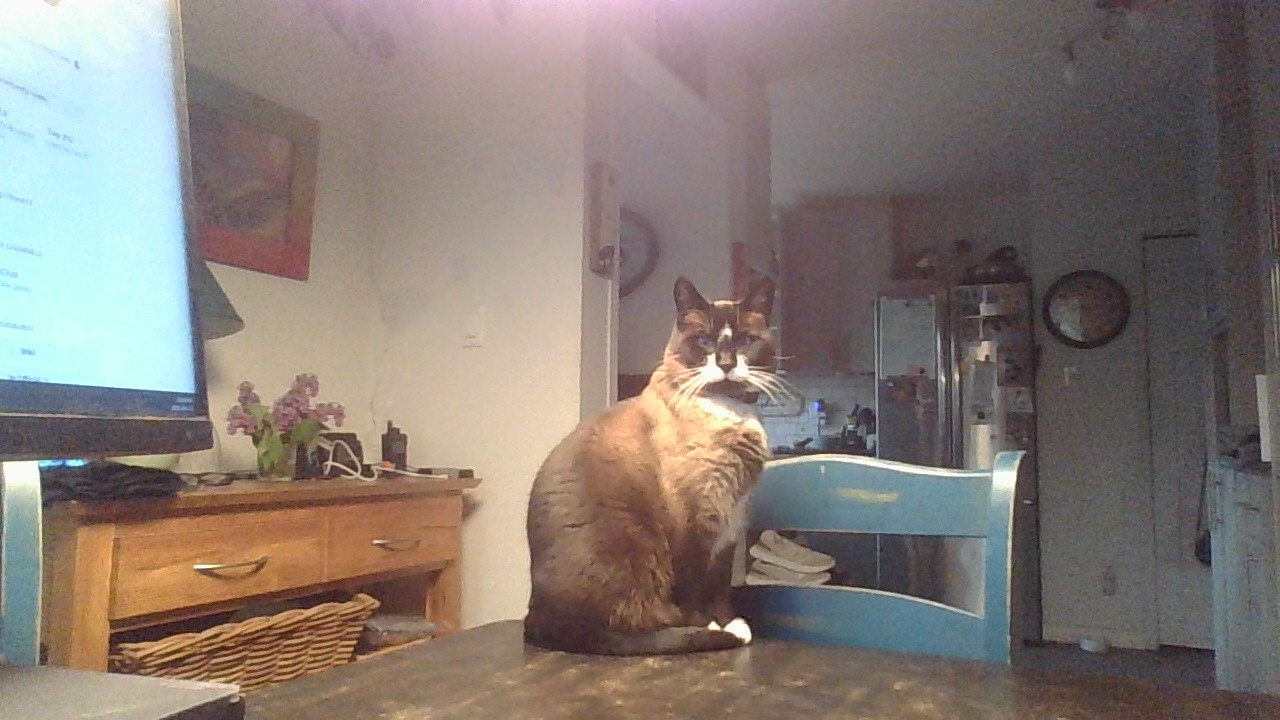
#> input picture demoFiles/cat.jpg, 1280 x 720 px, found by its file name
$ python Gradient.py
#> lines starting #> are read from the running program, lines starting #| are printed output that depends on the picture
import cv2 as cv
import os
import numpy as np
import matplotlib.pyplot as plt

def gradient():
    root = os.getcwd()
    imgPath = os.path.join(root, 'demoFiles\\cat.jpg')
    img = cv.imread(imgPath, cv.IMREAD_GRAYSCALE)
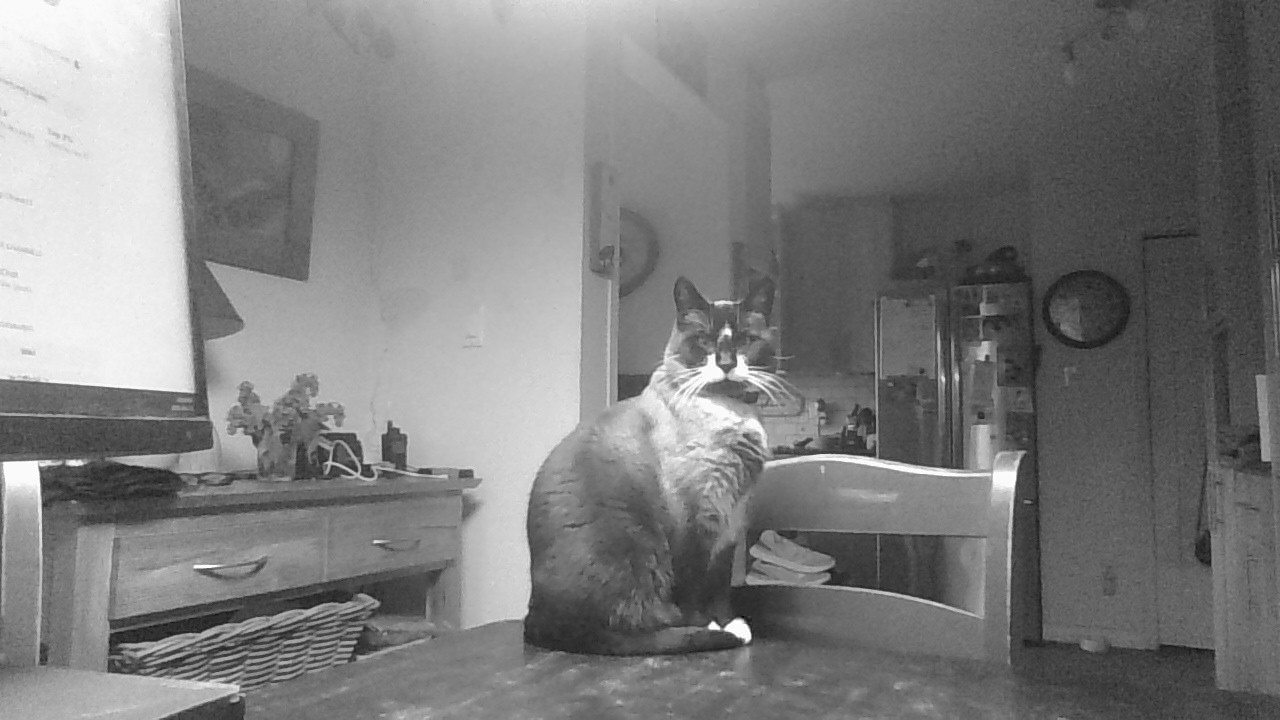
#> img: shape (720, 1280); min 0, max 255, mean 125.4


    plt.figure()
    plt.subplot(221)
    plt.imshow(img, cmap='gray')

    laplacian = cv.Laplacian(img, cv.CV_64F, ksize=21)
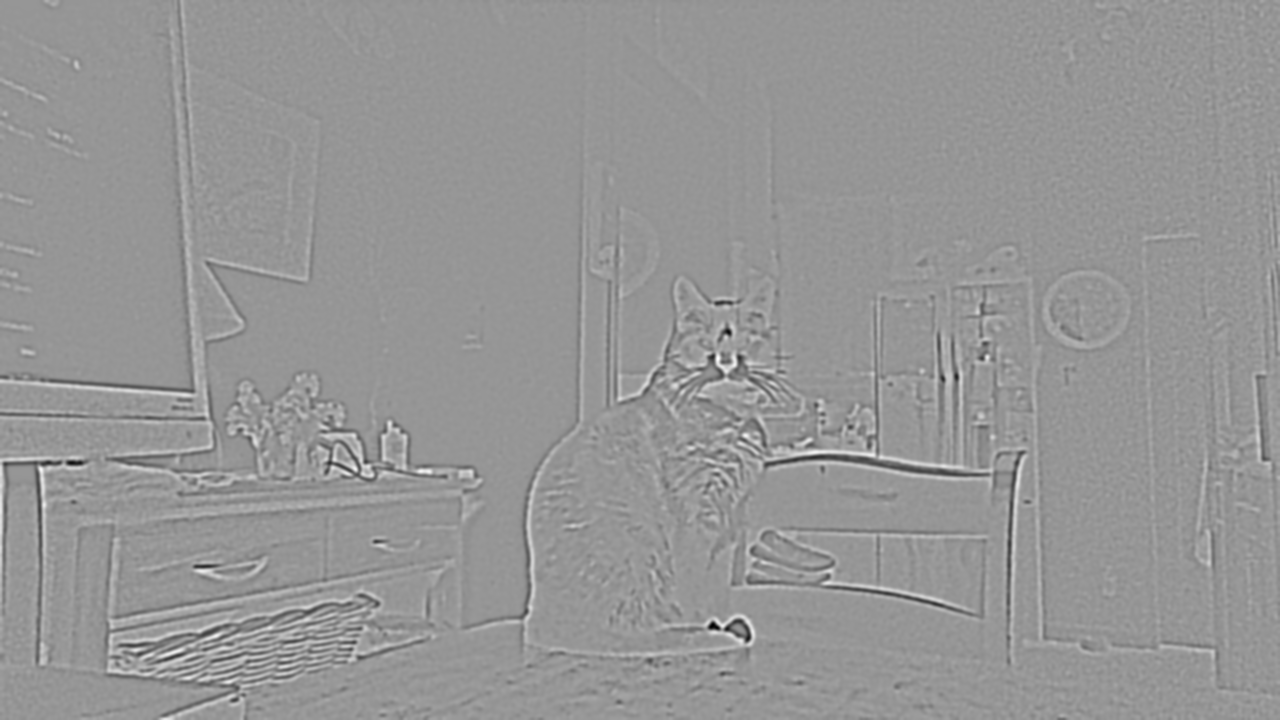
#> laplacian: shape (720, 1280) float64; min -4.75e+12, max 3.32e+12, mean 142355697.8; drawn with min black and max white
    plt.subplot(222)
    plt.imshow(laplacian, cmap='gray')

    # Not sure about this, look into
    kx,ky = cv.getDerivKernels(1,0,3)
    print(ky@kx.T)

    sobelX = cv.Sobel(img, cv.CV_64F, 1, 0, ksize=21)
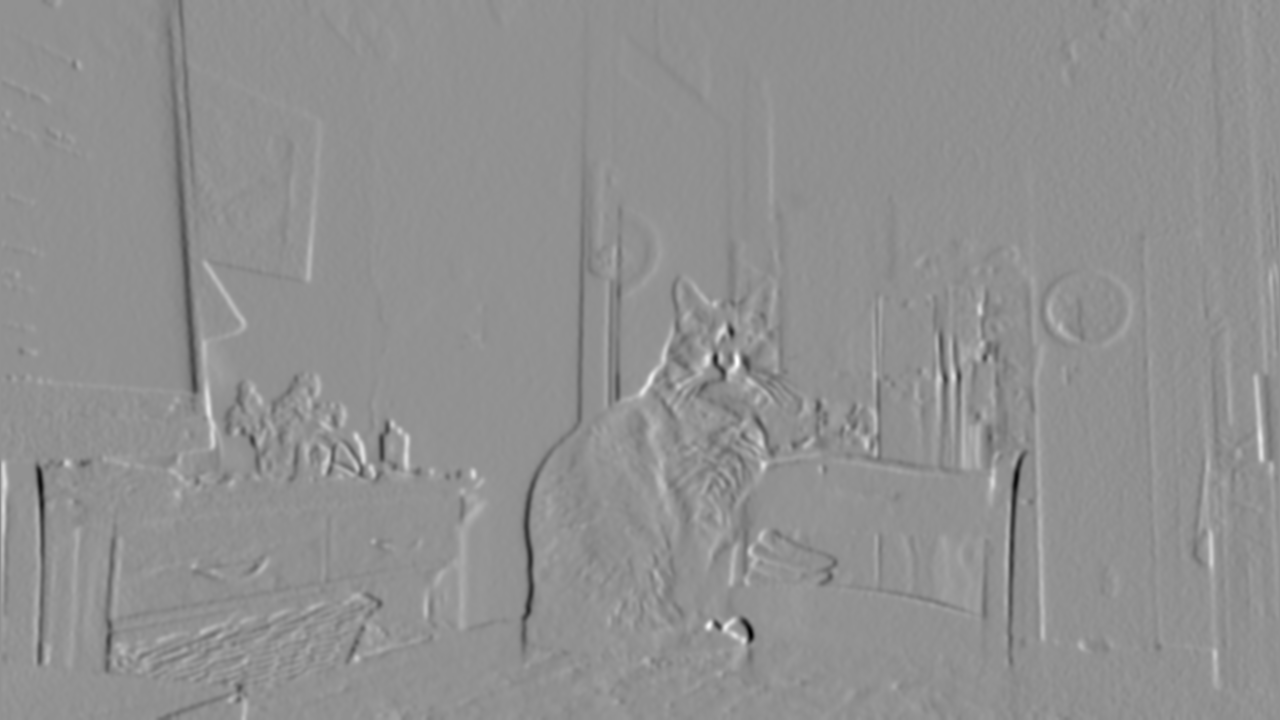
#> sobelX: shape (720, 1280) float64; min -1.86e+13, max 1.41e+13, mean -3.98e+10; drawn with min black and max white
    plt.subplot(223)
    plt.imshow(sobelX, cmap='gray')

    kx,ky = cv.getDerivKernels(0,1,3)
    print(ky@kx.T)

    sobelY = cv.Sobel(img, cv.CV_64F, 0, 1, ksize=21)
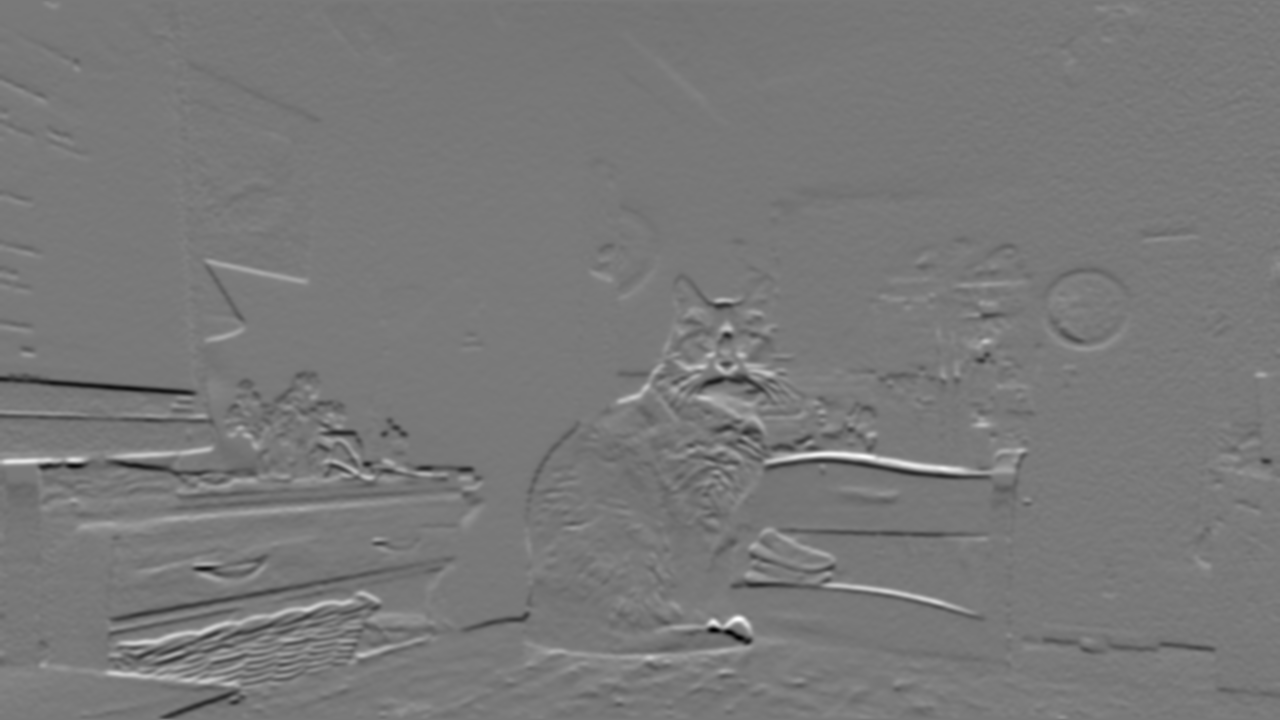
#> sobelY: shape (720, 1280) float64; min -1.59e+13, max 1.76e+13, mean -3.46e+10; drawn with min black and max white
    plt.subplot(224)
    plt.imshow(sobelY, cmap='gray')

    plt.show()


if __name__ == '__main__':
    gradient()

$ run again, with demoFiles/lion.jpg copied over demoFiles/cat.jpg
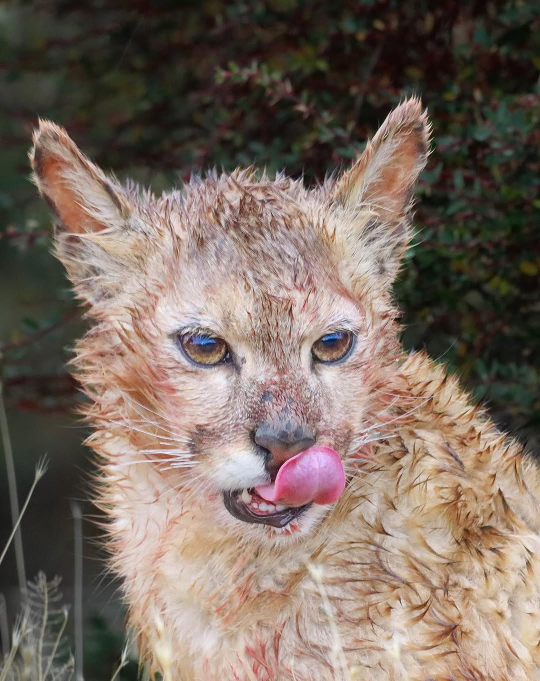
#> input picture demoFiles/lion.jpg, 1080 x 1361 px, found by its file name (shown at 1/2 size)
#> in gradient, `img = cv.imread(imgPath, cv.IMREAD_GRAYSCALE)`:
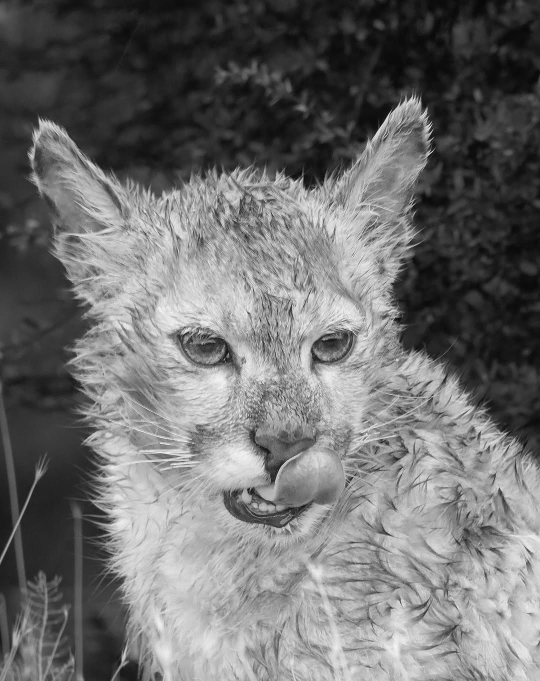
#> img: shape (1361, 1080) (shown at 1/2 size); min 0, max 255, mean 110.6
#> in gradient, `sobelY = cv.Sobel(img, cv.CV_64F, 0, 1, ksize=21)`:
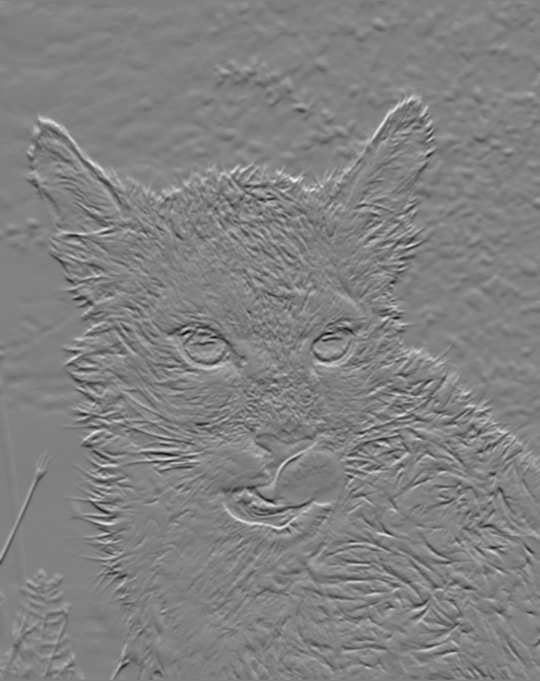
#> sobelY: shape (1361, 1080) float64 (shown at 1/2 size); min -1.29e+13, max 1.26e+13, mean 4.8e+10; drawn with min black and max white

$ run again, with demoFiles/Harris.png saved as demoFiles/cat.jpg
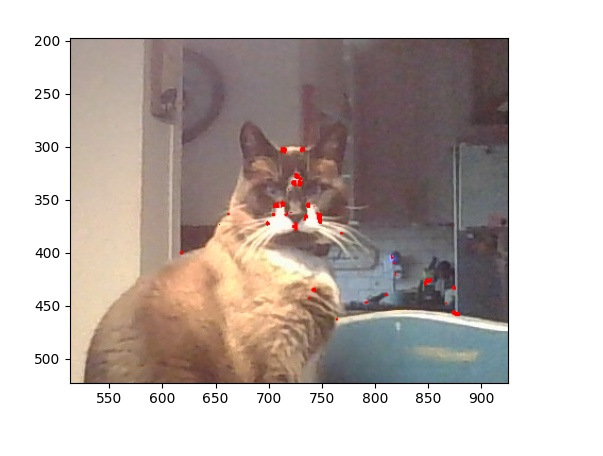
#> input picture demoFiles/Harris.png, 603 x 456 px, found by its file name
#> in gradient, `sobelX = cv.Sobel(img, cv.CV_64F, 1, 0, ksize=21)`:
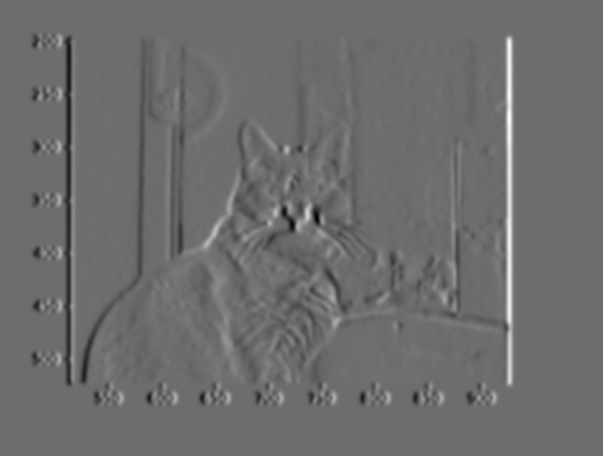
#> sobelX: shape (456, 603) float64; min -1.56e+13, max 2.07e+13, mean 0; drawn with min black and max white
#> in gradient, `sobelY = cv.Sobel(img, cv.CV_64F, 0, 1, ksize=21)`:
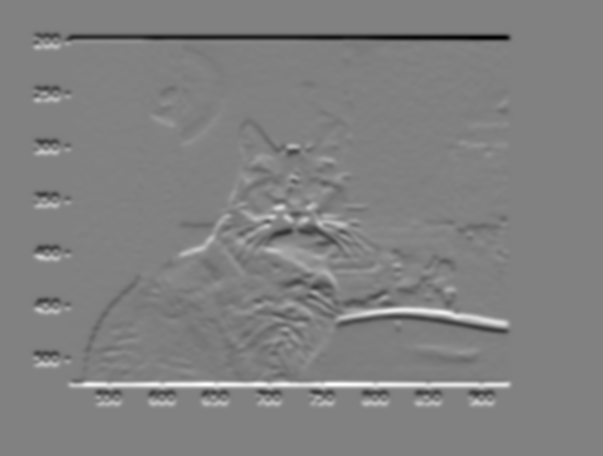
#> sobelY: shape (456, 603) float64; min -1.93e+13, max 1.88e+13, mean 0; drawn with min black and max white

$ run again, with demoFiles/Hough.png saved as demoFiles/cat.jpg
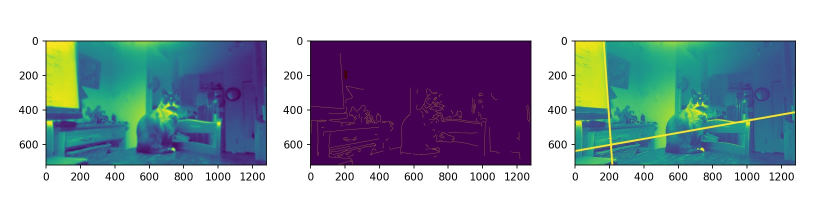
#> input picture demoFiles/Hough.png, 1632 x 412 px, found by its file name (shown at 1/2 size)
#> in gradient, `img = cv.imread(imgPath, cv.IMREAD_GRAYSCALE)`:
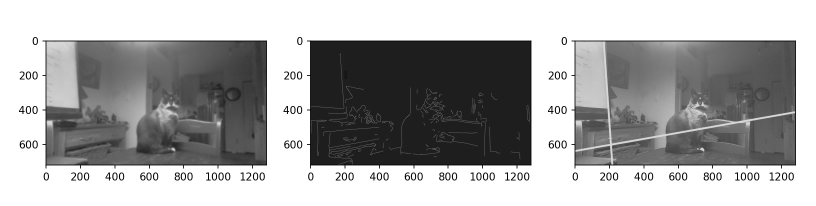
#> img: shape (412, 1632) (shown at 1/2 size); min 0, max 255, mean 167.1
#> in gradient, `sobelY = cv.Sobel(img, cv.CV_64F, 0, 1, ksize=21)`:
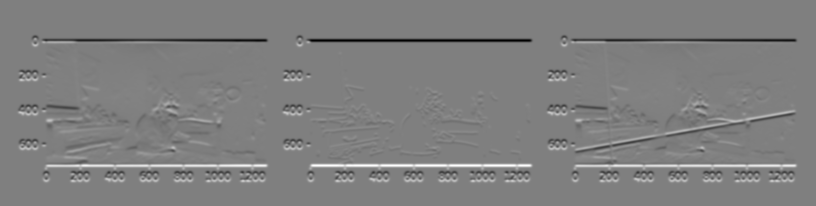
#> sobelY: shape (412, 1632) float64 (shown at 1/2 size); min -2.23e+13, max 2.23e+13, mean 0; drawn with min black and max white
